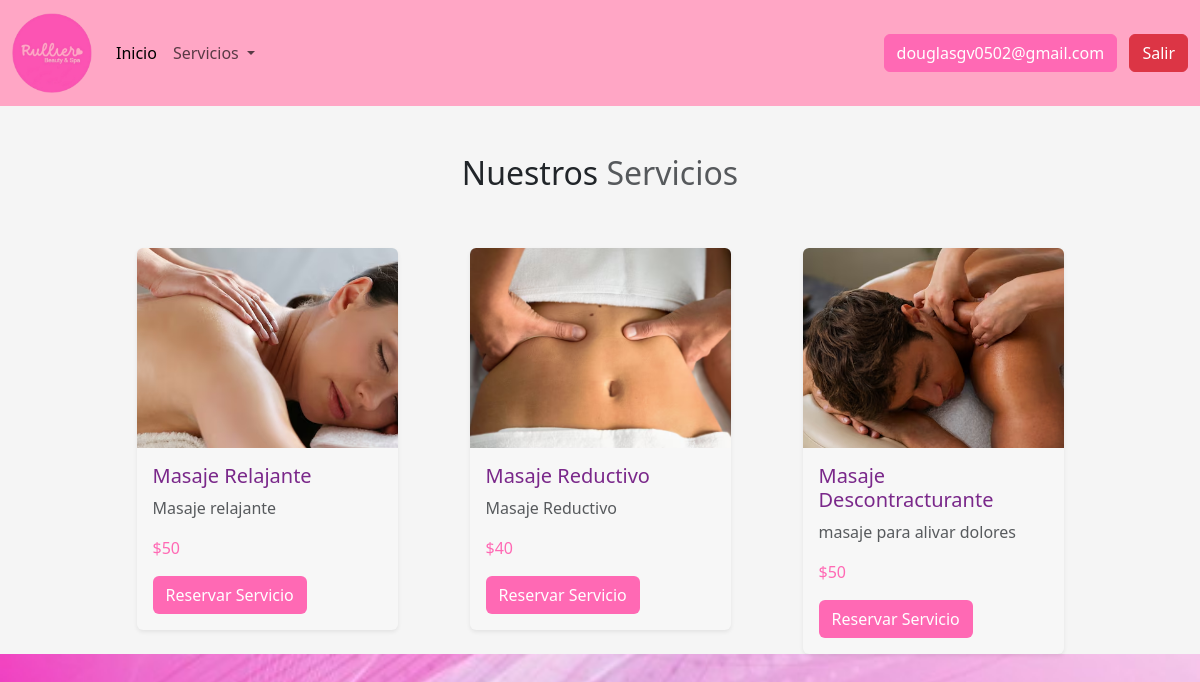
Screenshot of /clientes/servicios/masajes/index.php (signed in) with the database file from the repository.
### tables this page shows
CREATE TABLE `services` (
  `id` int(11) NOT NULL,
  `nombre` varchar(45) NOT NULL,
  `categoria` varchar(45) NOT NULL,
  `descripcion` text DEFAULT NULL,
  `precio` float DEFAULT NULL,
  `imagen` text DEFAULT NULL,
  `fecha_creacion` timestamp NULL DEFAULT current_timestamp(),
  `fecha_actualizacion` timestamp NULL DEFAULT current_timestamp() ON UPDATE current_timestamp(),
  `id_usuario` int(11) DEFAULT NULL
);

### app/config.php (called while the page is built, shortened)
<?php
    $URL = "http://localhost/spa";
?>

### clientes/layout/validacion.php (called while the page is built, shortened)
<?php
    if(isset($_SESSION['emailu'])) {
        $email_sesion = $_SESSION['emailu'];
    }else{
        echo "no ha pasado por el login";
    }
?>

### clientes/servicios/masajes/index.php (the view, shortened to what this page needs)
<?php
include '../../../app/config.php';
$sql = "SELECT * FROM services where categoria = 'masajista' ";
$query = $pdo->prepare($sql);
$query->execute();
$servicios = $query->fetchAll(PDO::FETCH_ASSOC);
?>
<?php include '../../layout/cabecera.php';?>
<?php include '../../layout/nav.php';?>
<section style="background-color: #f5f5f5;" class="servicios pt-5">
    <div class="container">
        <div class="row">
        <div class="col-md-12">
            <h2 class="text-center">Nuestros <span class=" opacity-75">Servicios</span></h2>
        </div>
        </div>
<div class="row mt-5 d-flex justify-content-center align-items-start gap-5">
    <?php
    foreach ($servicios as $servicio) {
    ?>
    <div class="col-md-4 col-lg-3 col-sm-6">
        <div class="card border-0 shadow-sm" style="background-color: #f7f7f7;">
            <img src="<?php echo $URL; ?>/public/images/servicios/<?php echo $servicio["imagen"]; ?>" alt="ad" class="img-fluid rounded-top" style="height: 200px; object-fit: cover;">
            <div class="card-body">
                <h5 class="card-title text-purple" style="color: #7a288a;"><?php echo $servicio['nombre']; ?></h5>
                <p class="text-muted"><?php echo $servicio['descripcion']; ?></p>
                <p class="card-text text-pink" style="color: #ff69b4;"><?php echo '$' . $servicio['precio']; ?></p>
                <a href="calendario.php?id_servicio=<?php echo $servicio['id']; ?>&categoria=masajista" class="btn btn-pink" style="background-color: #ff69b4; color: #ffffff;">Reservar Servicio</a>
            </div>
        </div>
    </div>
    <?php
    }
    ?>
</div>
    </div>
</section>

### clientes/layout/cabecera.php (shortened to what this page needs)
<!doctype html>
<html lang="es">
    <head>
        <link rel="stylesheet" href="https://cdn.jsdelivr.net/npm/bootstrap-icons@1.11.3/font/bootstrap-icons.min.css">
        <link rel="stylesheet" href="<?php echo $URL; ?>/public/css/home.css">
        <link href="<?php echo $URL; ?>/public/css/bootstrap.min.css" rel="stylesheet">
    </head>

### clientes/layout/nav.php (shortened to what this page needs)
<?php
include("validacion.php");
?>
<!doctype html>
<html lang="es">
    <head>
        <link rel="stylesheet" href="https://cdn.jsdelivr.net/npm/bootstrap-icons@1.11.3/font/bootstrap-icons.min.css">
        <link rel="stylesheet" href="public/css/home.css">
        <link href="public/css/bootstrap.min.css" rel="stylesheet">
        <link href="https://cdn.jsdelivr.net/npm/bootstrap@5.3.3/dist/css/bootstrap.min.css" rel="stylesheet">
    </head>
    <body >
        <nav style ="background-color:#ffa6c5" class="navbar navbar-expand-lg ">
            <div class="container-fluid">
                <a class="navbar-brand" href="index.php"><img width="80px" src="<?= $URL ?>/assets/img/logo2.png" alt=""></a>
                <div class="collapse navbar-collapse" id="navbarNavAltMarkup">
                <div class="navbar-nav">
                    <a class="nav-link active" aria-current="page" href="<?= $URL ?>/clientes/index.php">Inicio</a>
                    <li  class="nav-item dropdown">
                        <a style="transition: color 0.2s ease;" class="nav-link dropdown-toggle" href="#" role="button" data-bs-toggle="dropdown" aria-expanded="false">
                            Servicios
                        </a>
                    </li>
                </div>
                <div style="margin-left: auto;">
                    <a href="<?= $URL ?>/clientes/perfil/index.php" type="button" style="background-color:#FF69B4; border-color:#FF69B4 " class="btn btn-success mx-2">
                        <?php echo $email_sesion ?>
                    </a>
                    <a href="<?= $URL ?>/app/controllers_clientes/login/cerrar_sesion.php" type="button" class="btn btn-danger ">
                        Salir
                    </a>
                </div>
                </div>
            </div>
        </nav>

### clientes/layout/nav.php (style rules this page uses)
body { background-image: url('fondo.jpg'); background-repeat: no-repeat; background-size: 100% 100%; background-position: center; background-attachment: fixed; }

### rows the page displays
services: imagen (picture), nombre "Masaje Relajante", descripcion "Masaje relajante", precio "50"
services: imagen (picture), nombre "Masaje Reductivo", descripcion "Masaje Reductivo", precio "40"
services: imagen (picture), nombre "Masaje Descontracturante", descripcion "masaje para alivar dolores", precio "50"

### other values shown
$email_sesion "douglasgv0502@gmail.com"
